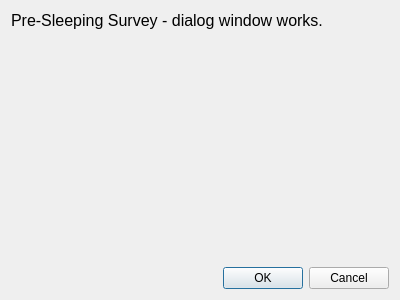
<?xml version="1.0" encoding="UTF-8"?>
<ui version="4.0">
 <class>HelpDialog</class>
 <widget class="QDialog" name="HelpDialog">
  <property name="windowTitle">
   <string>Slumber - Fill in Pre-Sleeping Survey</string>
  </property>
  <property name="sizePolicy">
   <sizepolicy hsizetype="Expanding" vsizetype="Expanding">
    <horstretch>0</horstretch>
    <verstretch>0</verstretch>
   </sizepolicy>
  </property>
  <property name="minimumSize">
   <size>
    <width>400</width>
    <height>300</height>
   </size>
  </property>
  <layout class="QVBoxLayout" name="verticalLayout">
   <item>
    <widget class="QWidget" name="widget_body" native="true">
     <property name="sizePolicy">
      <sizepolicy hsizetype="Expanding" vsizetype="Expanding">
       <horstretch>0</horstretch>
       <verstretch>0</verstretch>
      </sizepolicy>
     </property>
     <property name="maximumSize">
      <size>
       <width>3840</width>
       <height>2160</height>
      </size>
     </property>
     <widget class="QLabel" name="label_body">
      <property name="text">
       <string>Pre-Sleeping Survey - dialog window works.</string>
      </property>
      <property name="font">
       <font>
        <pointsize>12</pointsize>
        <bold>false</bold>
       </font>
      </property>
     </widget>
    </widget>
   </item>
   <item>
    <layout class="QHBoxLayout" name="buttonLayout">
     <item>
      <spacer name="horizontalSpacer">
       <property name="orientation">
        <enum>Qt::Orientation::Horizontal</enum>
       </property>
       <property name="sizeHint" stdset="0">
        <size>
         <width>40</width>
         <height>20</height>
        </size>
       </property>
      </spacer>
     </item>
     <item>
      <widget class="QPushButton" name="button_ok">
       <property name="text">
        <string>OK</string>
       </property>
      </widget>
     </item>
     <item>
      <widget class="QPushButton" name="button_cancel">
       <property name="text">
        <string>Cancel</string>
       </property>
      </widget>
     </item>
    </layout>
   </item>
  </layout>
 </widget>
 <resources/>
 <connections/>
</ui>
